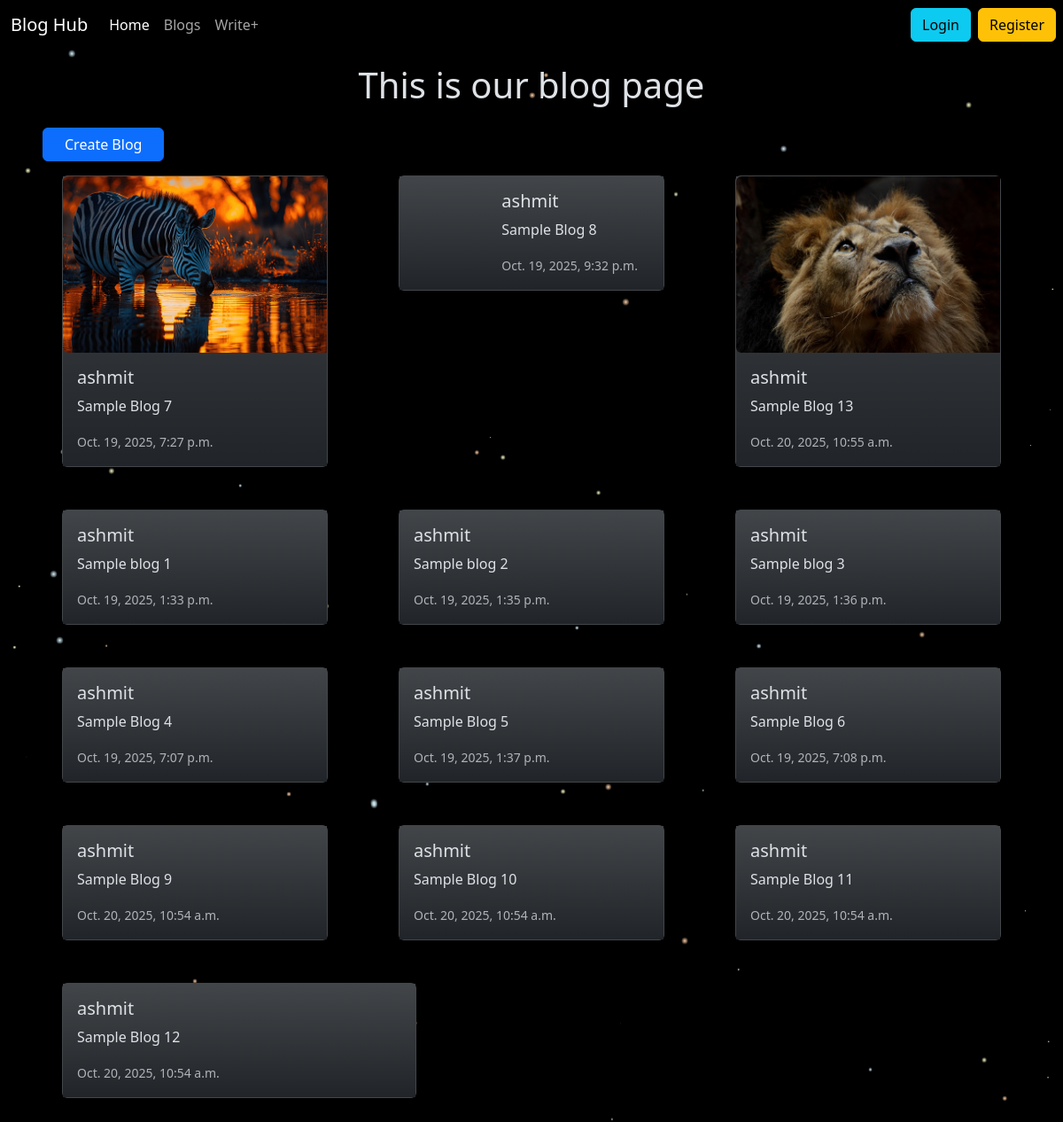
The app's page /blog_app/, older data.
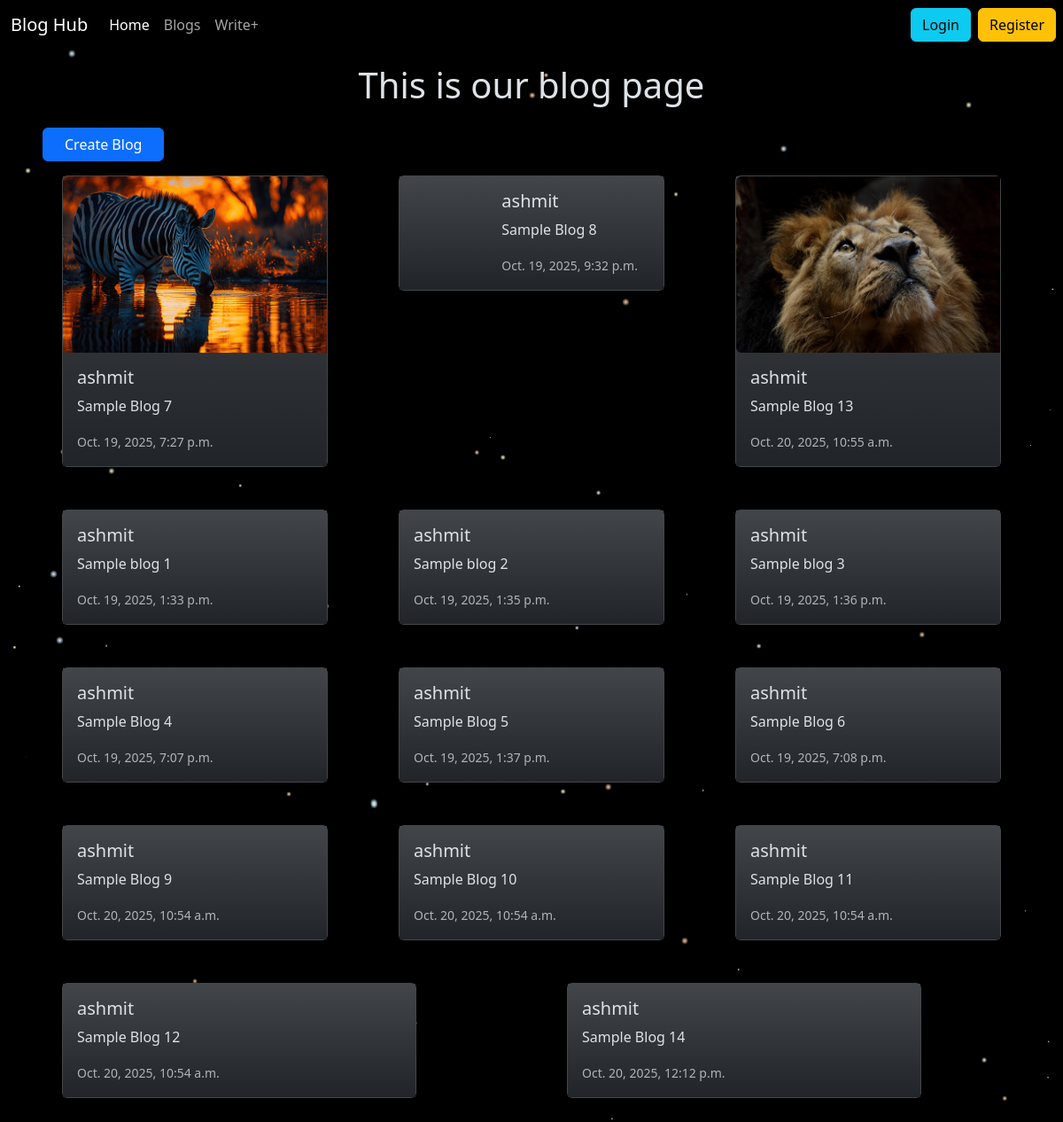
The same page, newer data.
### blog_app/models.py (models this page shows, shortened)
class Blog(models.Model):
    user = models.ForeignKey(User, on_delete=models.CASCADE)
    content = models.TextField()
    thumbnail = models.ImageField(null=True, blank=True, upload_to='photos/')
    created_on = models.DateTimeField(auto_now_add=True)

### blog_app/views.py (the view)
# urls.py: path('', views.blog, name="blog"),
def blog(request):
    all_blogs = Blog.objects.all().order_by('-thumbnail')
    return render(request, "blog_app/index.html", {"all_blogs" : all_blogs})

### blog_app/templates/blog_app/index.html (shortened to what this page needs)
{% extends "base.html" %}
{% load static %}
{% block styling %}
<link rel="stylesheet" href="{% static "blog_style.css" %}">
{% endblock %}
{% block content %}
<h1 class="p-3 text-center">This is our blog page</h1>
<a class="btn btn-primary px-4 ms-5 " href="{% url "create_post" %}">Create Blog</a>
<div class="container px-4 ">
  <div class="row gx-5 ">
      {% for blog in all_blogs  %}
      <div class="col ">
        <div class="p-3 ">
        <div class="card mb-3 " style="max-width: 400px; ">
          <div class="row g-0 bg-dark bg-gradient" style="min-width: 240px">
              {% if blog.thumbnail != '' %}
            <div class="col-md-4 " style="min-width: fit-content;">
                    <img src="{{blog.thumbnail.url}}" class="img-fluid rounded-start" alt="">
                </div>
                {% endif %}
            <div class="col-md-8">
              <div class="card-body">
                <h5 class="card-title">{{blog.user}}</h5>
                {% if blog.content|length > 18 %}
                  <p class="card-text">{{ blog.content|slice:":15" }}......</p>
                {% else %}
                  <p class="card-text">{{ blog.content }}</p>
                {% endif %}
                <p class="card-text"><small class="text-body-secondary">{{blog.created_on}}</small></p>
              </div>
            </div>
          </div>
        </div>
    </div>
  </div>
    {% endfor %}
</div>
</div>
{% endblock %}

Row changes from the older to the newer data that the page shows:
added Blog: user "ashmit", content "Sample Blog 14", created_on "Oct. 20, 2025, 12:12 p.m."
